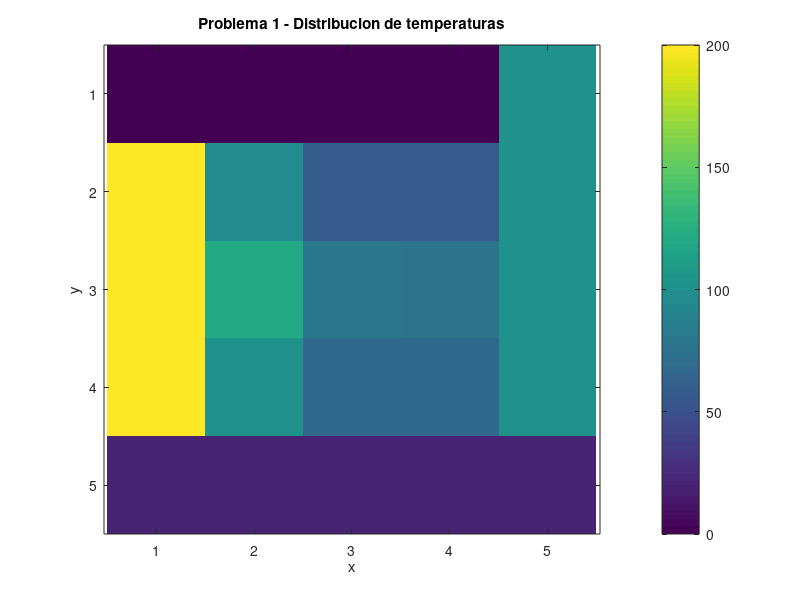
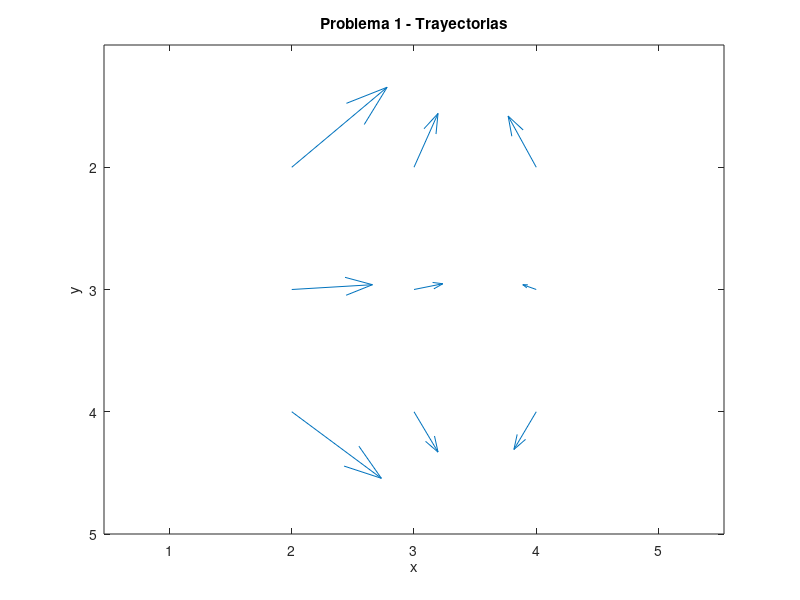
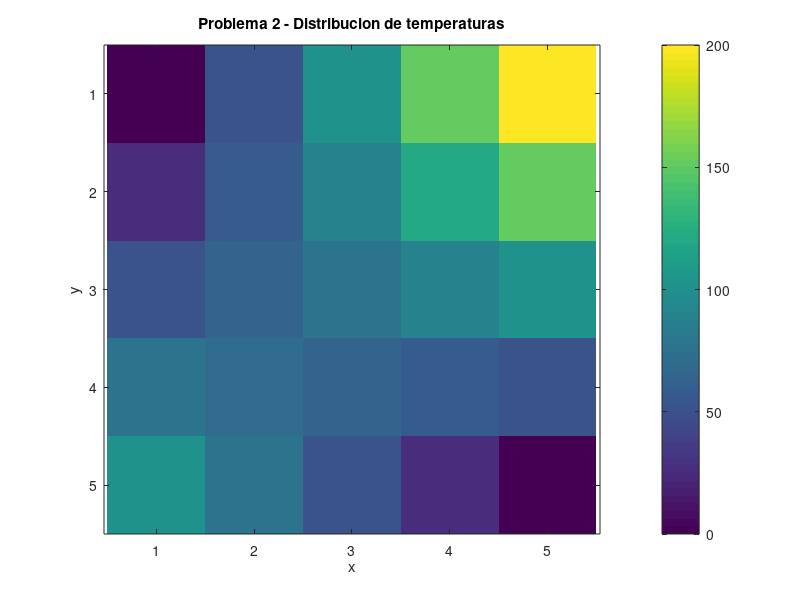
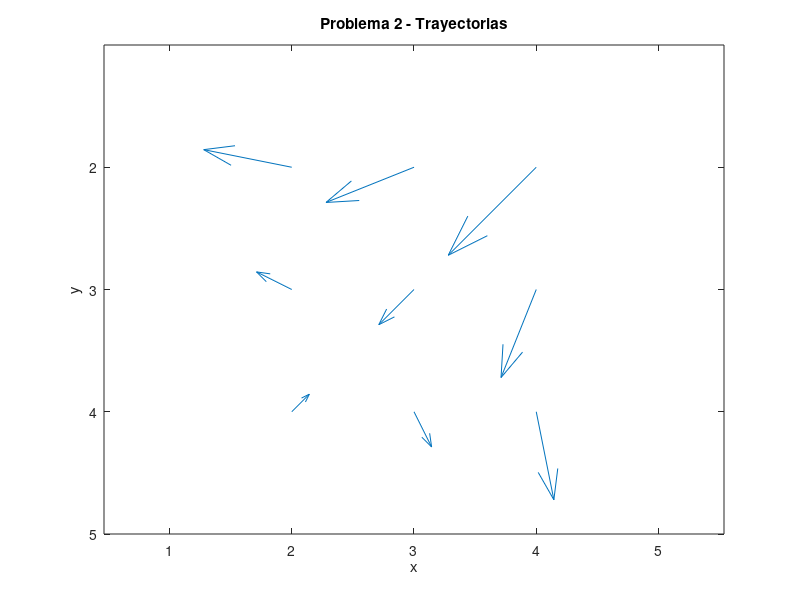

The MATLAB source for these figures, in order:
%Tecnicas Computacionales en Aeronautica
%Examen Ordinario
%Victor Omar Rivera Valdez - 1908246

close all;
clear; clc;


%%
%Problema 1

fprintf('Problema 1 - Examen Ordinario\n')
fprintf('\nAlumno: Victor Omar Rivera Valdez\n')
fprintf('Matricula: 1908246  \n')
fprintf('\n')

% Dimensiones/Nodos en la placa
n = 5;
m = 5;

%Distancia entre nodos
delta_x = 1;
delta_y = 1;

% Inicializar la matriz de temperaturas
T = zeros(n, m);

% Condiciones de frontera
T(:, 1) = 200;  %Temperatura izquierda
T(1, :) = 0; %Temperatura Superior
T(:, m) = 100;  %Temperatura derecha
T(n, :) = 20;   %Temperatura inferior

% Parámetros del método
tolerancia = 0.01;
factor_relajacion = 1.2;
cambio_maximo = inf;

% Constante de conductividad térmica
k_prime = 0.492;

% Iteraciones del método de Liebmann
while cambio_maximo > tolerancia
    cambio_maximo = 0;
    for i = 2:n-1
        for j = 2:m-1
            T_viejo = T(i, j);
            T_nuevo = (T(i+1, j) + T(i-1, j) + T(i, j+1) + T(i, j-1)) / 4;
            T(i, j) = T_viejo + factor_relajacion * (T_nuevo - T_viejo);

            % Calcular el cambio máximo
            cambio_actual = abs(T(i, j) - T_viejo);
            if cambio_actual > cambio_maximo
                cambio_maximo = cambio_actual;
            end
        end
    end
end

% Asumiendo que la matriz T contiene las temperaturas ya calculadas
[n, m] = size(T);
qx = zeros(n, m);
qy = zeros(n, m);
qr = zeros(n, m); % Matriz para el flujo de calor resultante
theta = zeros(n, m); % Matriz para los ángulos

% Calcular el flujo de calor usando diferencias finitas centradas
for i = 2:n-1
    for j = 2:m-1
        qx(i, j) = -k_prime * (T(i, j+1) - T(i, j-1)) / 2 * delta_x;
        qy(i, j) = -k_prime * (T(i+1, j) - T(i-1, j)) / 2 * delta_y;
        qr(i, j) = sqrt(qx(i, j)^2 + qy(i, j)^2);  % Calculo del flujo resultante
        theta(i, j) = atan2d(-qy(i, j), qx(i, j));  % Calculo del ángulo en grados
    end
end

% Ajustar los ángulos a un rango de 0 a 360 grados
theta_adjusted = mod(360 + theta, 360);

% Mostrar la matriz de temperaturas final
disp('Distribucion de Temperatura en la Placa:');
disp(' ');
disp(T);

%Flujo de calor
disp('Flujo de calor resultante (qr):');
disp(qr);

% Mostrar los angulos ajustados
disp('Problema 1:');
disp('Ángulos de trayectoria del flujo de calor (ajustados):');
disp(theta_adjusted);

% Graficar las temperaturas en una gráfica de colores
figure;
imagesc(T);
colorbar;
title('Problema 1 - Distribucion de temperaturas');
xlabel('x');
ylabel('y');
axis equal;

% Visualización de los flujos de calor usando gráficos de quiver
[X, Y] = meshgrid(1:m, 1:n);
figure;
quiver(X, Y, qx, qy);
title('Problema 1 - Trayectorias');
xlabel('x');
ylabel('y');
axis equal;
set(gca, 'YDir', 'reverse');  % Invertir la dirección del eje Y para que coincida con la gráfica de temperaturas


%%
% Problema 2

fprintf('Problema 2 - Examen Ordinario\n')
fprintf('\nAlumno: Victor Omar Rivera Valdez\n')
fprintf('Matricula: 1908246  \n')
fprintf('\n')

% Número de nodos y creación de temperaturas de frontera
nodos = 9;
t1 = linspace(25, 75, 3);
t2 = linspace(150, 50, 3);
t3 = linspace(0, 200, 5);
t4 = linspace(100, 0, 5);
n = sqrt(nodos);
mesh = zeros(n, n);

%Distancia entre nodos
delta_x = 1;
delta_y = 1;

% Crear la matriz de temperaturas con las condiciones de frontera
mesh1 = [t1', mesh, t2'];
T = [t3; mesh1; t4];

% Parámetros del método
tolerancia = 1e-2;
factor_relajacion = 1.2;
cambio_maximo = inf;

% Constante de conductividad térmica
k_prime = 0.492;

% Iteraciones del método de Liebmann
while cambio_maximo > tolerancia
    cambio_maximo = 0;
    for i = 2:n+1
        for j = 2:n+1
            T_viejo = T(i, j);

            T_arriba = T(i-1, j);
            T_abajo = T(i+1, j);
            T_derecha = T(i, j+1);
            T_izquierda = T(i, j-1);

            T_nuevo = (T_arriba + T_abajo + T_derecha + T_izquierda) / 4;
            T(i, j) = T_viejo + factor_relajacion * (T_nuevo - T_viejo);

            % Calcular el cambio máximo
            cambio_actual = abs(T(i, j) - T_viejo);
            if cambio_actual > cambio_maximo
                cambio_maximo = cambio_actual;
            end
        end
    end
end

% Asumiendo que la matriz T contiene las temperaturas ya calculadas
[n, m] = size(T);
qx = zeros(n, m);
qy = zeros(n, m);
qr = zeros(n, m); % Matriz para el flujo de calor resultante
theta = zeros(n, m); % Matriz para los ángulos

% Calcular el flujo de calor usando diferencias finitas centradas
for i = 2:n-1
    for j = 2:m-1
        qx(i, j) = -k_prime * (T(i, j+1) - T(i, j-1)) / 2 * delta_x;
        qy(i, j) = -k_prime * (T(i+1, j) - T(i-1, j)) / 2 * delta_y;
        qr(i, j) = sqrt(qx(i, j)^2 + qy(i, j)^2);  % Calculo del flujo resultante
        theta(i, j) = atan2d(-qy(i, j), qx(i, j));  % Calculo del ángulo en grados
    end
end

% Ajustar los ángulos a un rango de 0 a 360 grados
theta_adjusted = mod(360 + theta, 360);

% Mostrar la matriz de temperaturas final
disp('Problema 2 - Distribucion de Temperatura en la Placa:');
disp(' ');
disp(T);

%Flujo de calor
disp('Problema 2 - Flujo de calor resultante (qr):');
disp(qr);

% Mostrar los angulos ajustados
disp('Problema 2 - Ángulos de trayectoria del flujo de calor (ajustados):');
disp(theta_adjusted);

% Graficar las temperaturas en una gráfica de colores
figure;
imagesc(T);
colorbar;
title('Problema 2 - Distribucion de temperaturas');
xlabel('x');
ylabel('y');
axis equal;

% Visualización de los flujos de calor usando gráficos de quiver
[X, Y] = meshgrid(1:m, 1:n);
figure;
quiver(X, Y, qx, qy);
title('Problema 2 - Trayectorias');
xlabel('x');
ylabel('y');
axis equal;
set(gca, 'YDir', 'reverse');  % Invertir la dirección del eje Y para que coincida con la gráfica de temperaturas
axis equal;


